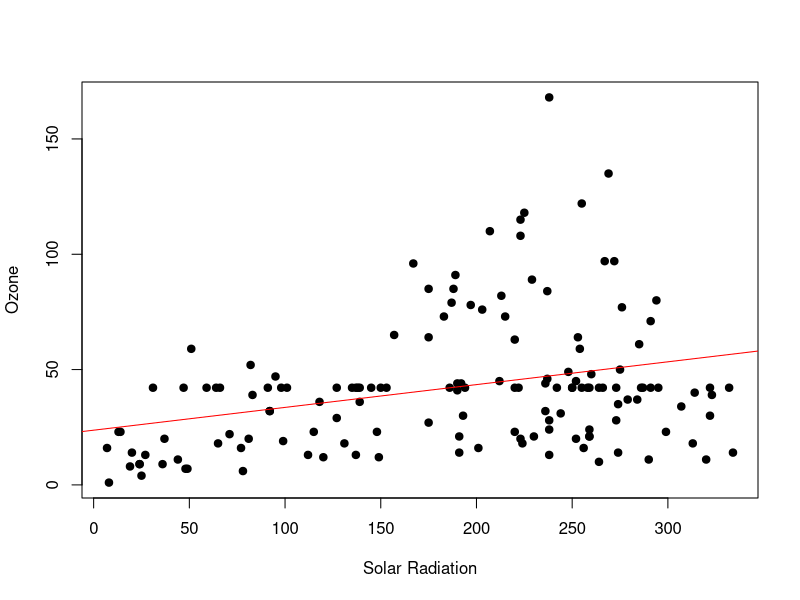

Write R code to recreate this figure.
na_counts <- colSums(is.na(airquality))
for (col in names(na_counts)) {
  if (na_counts[col] < 0.1 * nrow(airquality)) {
    airquality <- airquality[complete.cases(airquality[, col]), ]
  } else {
    airquality[, col][is.na(airquality[, col])] <- mean(airquality[, col], na.rm = TRUE)
  }
}

linear_model <- lm(Ozone ~ Solar.R, data = airquality)
print(summary(linear_model))

plot(airquality$Solar.R, airquality$Ozone, pch = 19, xlab = "Solar Radiation", ylab = "Ozone")
abline(linear_model, col = "red")
